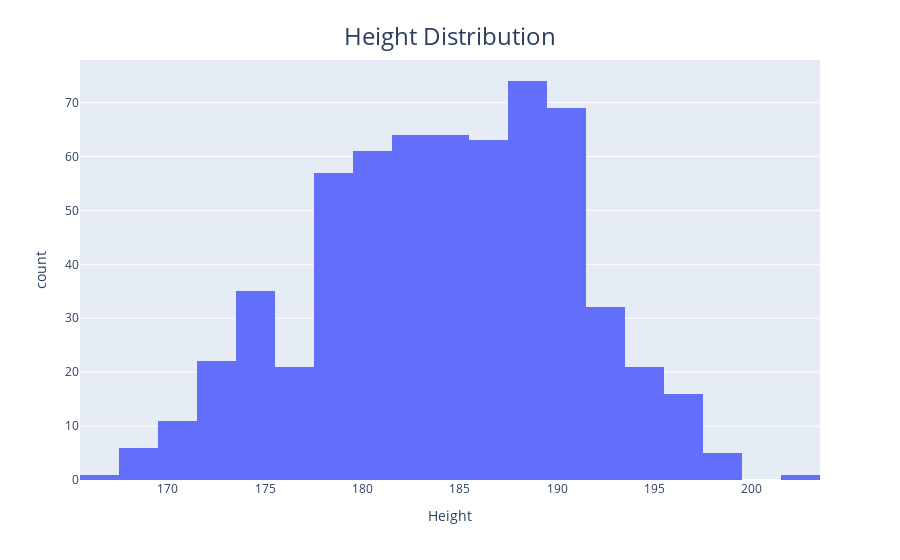

The notebook cell saved with this chart:
### Code cell
histogram(data , x = "Height", title="Height Distribution")

### Figure 1 — Plotly figure (JSON) as saved in the notebook; plotly's stock layout.template omitted (floating-point values rounded to 4 significant figures; data arrays with more than 128 entries replaced by an {"elided": "..."} marker saying what was removed)
{"data": [{"alignmentgroup": "True", "bingroup": "x", "hovertemplate": "Height=%{x}<br>count=%{y}<extra></extra>", "legendgroup": "", "marker": {"color": "#636efa", "pattern": {"shape": ""}}, "name": "", "offsetgroup": "", "orientation": "v", "showlegend": false, "type": "histogram", "x": {"elided": "623 int values"}, "xaxis": "x", "yaxis": "y"}], "layout": {"autosize": true, "barmode": "relative", "legend": {"tracegroupgap": 0}, "margin": {"t": 60}, "title": {"font": {"size": 24}, "text": "Height Distribution", "x": 0.5, "y": 0.95}, "xaxis": {"anchor": "y", "autorange": true, "domain": [0, 1], "range": [165.5, 203.5], "title": {"text": "Height"}, "type": "linear"}, "yaxis": {"anchor": "x", "autorange": true, "domain": [0, 1], "range": [0, 77.89], "title": {"text": "count"}}}}
